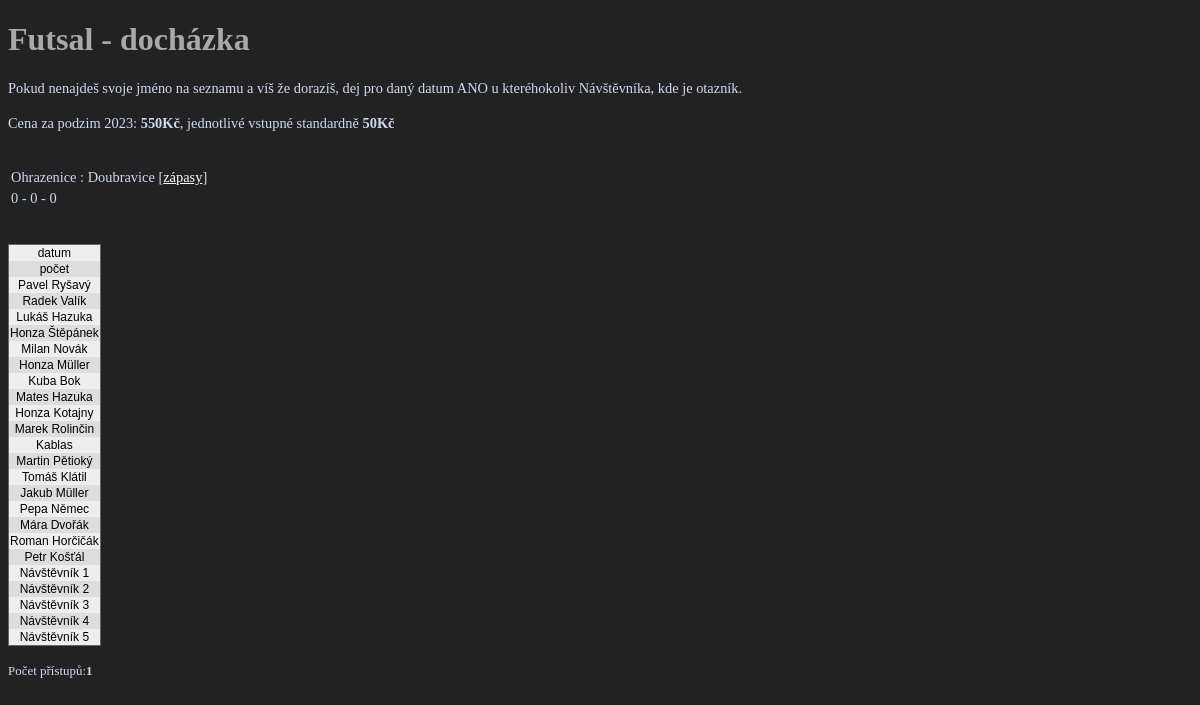
The app's page /, older data.
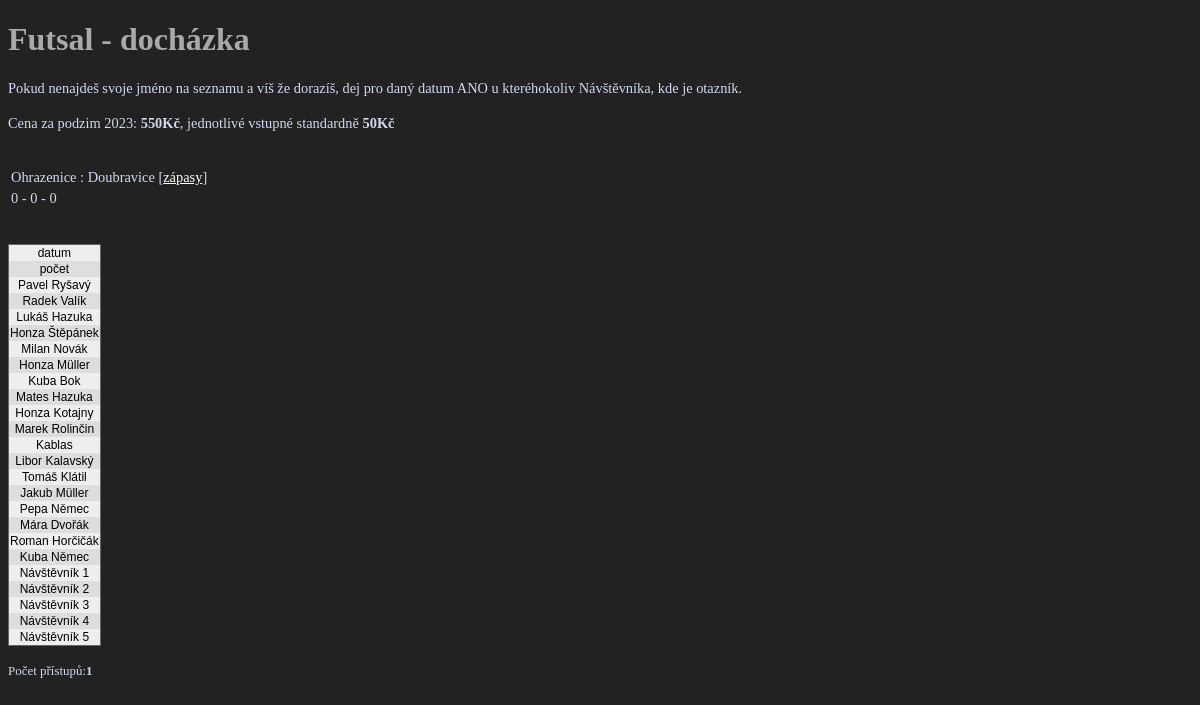
The same page, newer data.
### tables this page shows
CREATE TABLE `t_player` (
  `id` int(11) NOT NULL,
  `name` varchar(50) DEFAULT NULL,
  `surname` varchar(50) DEFAULT NULL,
  `email` varchar(50) DEFAULT NULL,
  `telefon` varchar(50) DEFAULT NULL,
  `comment` text
);

### index.php (the view, shortened to what this page needs)
<!DOCTYPE html>
<html>
<head>
                <link rel="stylesheet" href="css/main.css">
</head>
<?
$dbhost = 'sql2.webzdarma.cz';
$dbuser = 'ohrazenice.k8801';
$dbpass = 'mullerj1';
$spojeni = mysql_connect($dbhost, $dbuser, $dbpass);
$ohio = mysql_query("select count(vysledek) as ohio from t_score where vysledek = 1 and datum > '2023-09-01'",$spojeni);
$doub = mysql_query("select count(vysledek) as doub from t_score where vysledek = 2 and datum > '2023-09-01'",$spojeni);
$remizy = mysql_query("select count(vysledek) as remizy from t_score where vysledek = 0 and datum > '2023-09-01'",$spojeni);
?>
<body>
	<h1>Futsal - docházka</h1>
	<div class="message">Pokud nenajdeš svoje jméno na seznamu a víš že dorazíš, dej pro daný datum ANO u kteréhokoliv Návštěvníka, kde je otazník.</div>
	<br />
	<div class="message">Cena za podzim 2023: <b>550Kč</b>, jednotlivé vstupné standardně <b>50Kč</b><div>
	<br />
	<br />
	<table class="att1">
		<tr class="att1">
			<td class="att1">Ohrazenice : Doubravice [<a href="skore.php?sezona=0" onclick="">zápasy</a>]</td>
		</tr>
		<tr class="att1">
			<td class="att1">
			<?
				$zaznam = mysql_fetch_array($ohio);
				echo $zaznam["ohio"] . ' - ';
				$zaznam = mysql_fetch_array($remizy);
				echo $zaznam["remizy"] . ' - ';
				$zaznam = mysql_fetch_array($doub);
				echo $zaznam["doub"];
			?>
			</td>
		</tr>
	</table>
    <br />
	<br />
	<table class="att">
		<tr class="att">
        <td class="att">datum</td>
<?
echo '</tr>'. "\n";
echo '<tr class="att">';
echo '<td class="att">počet</td>';
echo '</tr>' . "\n";
$vysledek = mysql_query("SELECT id, surname, name, comment FROM t_player order by id",$spojeni);
while ($zaznam = mysql_fetch_array($vysledek) ):
                echo '<tr class="att">';
                echo '<td class="att">';
                echo $zaznam["name"] . " ";
                echo $zaznam["surname"];
                echo '</td>' . "\n";
                echo '</tr>' . "\n";
endwhile;
echo '</table>'. "\n";
?>
<br />
<div class="message">Počet přístupů:<b><? require "pocitadlo.php"?></b></div>
<br />
<br />
</body>
</html>

Row changes from the older to the newer data that the page shows:
removed t_player: name "Martin", surname "Pětioký"
removed t_player: name "Petr", surname "Košťál"
added t_player: name "Libor", surname "Kalavský"
added t_player: name "Kuba", surname "Němec"
